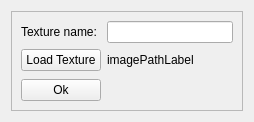
<?xml version="1.0" encoding="UTF-8"?>
<ui version="4.0">
 <class>TextureWindow</class>
 <widget class="QWidget" name="TextureWindow">
  <property name="geometry">
   <rect>
    <x>0</x>
    <y>0</y>
    <width>254</width>
    <height>122</height>
   </rect>
  </property>
  <property name="windowTitle">
   <string>TextureWindow</string>
  </property>
  <layout class="QGridLayout" name="gridLayout_2">
   <item row="0" column="0">
    <widget class="QFrame" name="frame">
     <property name="locale">
      <locale language="English" country="UnitedStates"/>
     </property>
     <property name="frameShape">
      <enum>QFrame::StyledPanel</enum>
     </property>
     <property name="frameShadow">
      <enum>QFrame::Raised</enum>
     </property>
     <layout class="QGridLayout" name="gridLayout">
      <item row="0" column="1">
       <widget class="QLineEdit" name="nameEdit"/>
      </item>
      <item row="1" column="1">
       <widget class="QLabel" name="imagePathLabel">
        <property name="text">
         <string>imagePathLabel</string>
        </property>
       </widget>
      </item>
      <item row="0" column="0">
       <widget class="QLabel" name="nameLabel">
        <property name="text">
         <string>Texture name:</string>
        </property>
       </widget>
      </item>
      <item row="1" column="0">
       <widget class="QPushButton" name="loadButton">
        <property name="sizePolicy">
         <sizepolicy hsizetype="Preferred" vsizetype="Fixed">
          <horstretch>0</horstretch>
          <verstretch>0</verstretch>
         </sizepolicy>
        </property>
        <property name="minimumSize">
         <size>
          <width>0</width>
          <height>0</height>
         </size>
        </property>
        <property name="maximumSize">
         <size>
          <width>16777215</width>
          <height>16777215</height>
         </size>
        </property>
        <property name="text">
         <string>Load Texture</string>
        </property>
       </widget>
      </item>
      <item row="3" column="0">
       <widget class="QPushButton" name="okButton">
        <property name="sizePolicy">
         <sizepolicy hsizetype="Preferred" vsizetype="Fixed">
          <horstretch>0</horstretch>
          <verstretch>0</verstretch>
         </sizepolicy>
        </property>
        <property name="minimumSize">
         <size>
          <width>0</width>
          <height>0</height>
         </size>
        </property>
        <property name="maximumSize">
         <size>
          <width>16777215</width>
          <height>16777215</height>
         </size>
        </property>
        <property name="text">
         <string>Ok</string>
        </property>
       </widget>
      </item>
      <item row="2" column="0">
       <spacer name="verticalSpacer">
        <property name="orientation">
         <enum>Qt::Vertical</enum>
        </property>
        <property name="sizeHint" stdset="0">
         <size>
          <width>20</width>
          <height>40</height>
         </size>
        </property>
       </spacer>
      </item>
     </layout>
    </widget>
   </item>
  </layout>
 </widget>
 <resources/>
 <connections/>
</ui>
